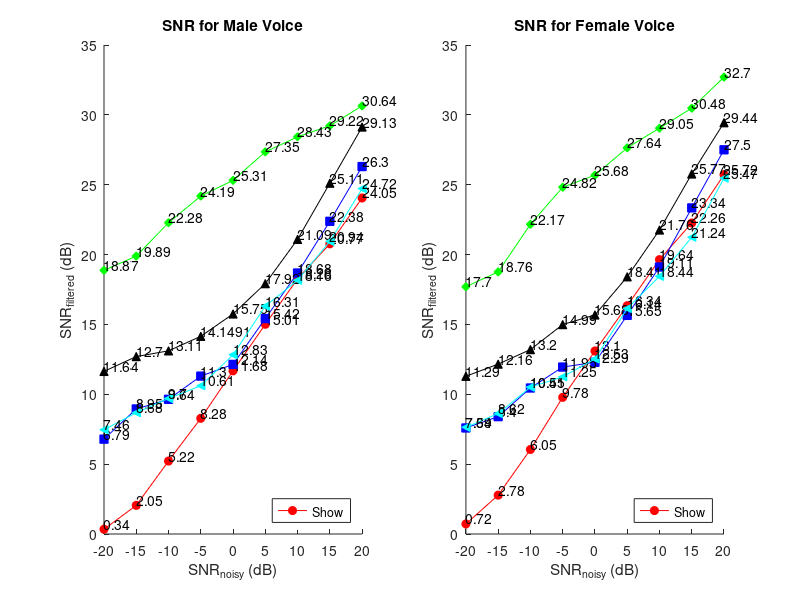

Source code (MATLAB):
db = [-20 : 5 : 20];
% To get below SNR result, please see readme.txt
dbMale = [...
0.34 2.05 5.22 8.28 11.68 15.01 18.26 20.77 24.05; % AWGN
6.79 8.95 9.64 11.30 12.14 15.42 18.68 22.38 26.30; % 'factory1'
11.64 12.70 13.11 14.1491 15.75 17.92 21.09 25.11 29.13; % 'factory2'
18.87 19.89 22.28 24.19 25.31 27.35 28.43 29.22 30.64; % volvo
7.46 8.68 9.70 10.61 12.83 16.31 18.16 20.94 24.72]; % 'Brickcom_CB-102Ap_G711.wav'

dbFemale = [...
0.72 2.78 6.05 9.78 13.10 16.34 19.64 22.26 25.72;
7.59 8.40 10.45 11.95 12.29 15.65 19.11 23.34 27.50;
11.29 12.16 13.20 14.99 15.68 18.41 21.76 25.77 29.44;
17.70 18.76 22.17 24.82 25.68 27.64 29.05 30.48 32.70;
7.64 8.62 10.51 11.25 12.53 16.14 18.44 21.24 25.47];

figure
marker = ['o'; 's'; '^'; 'd'; '<'];
colour = ['r'; 'b'; 'k'; 'g'; 'c'];
titleStr = {'Male'; 'Female'};
dbSNR = [];
dbSNR{1} = dbMale;
dbSNR{2} = dbFemale;
noiseName = {'AWGN';
	'Factory1 Noise';
	'Factory2 Noise';
	'Volvo Noise';
	'Server Room Noise';};

for jj = 1 : 2
	subplot(1, 2, jj)
	hold on
	for ii = 1 : size(dbSNR{jj}, 1)
		plot(db, dbSNR{jj}(ii, :), 'Marker', marker(ii), ...
			'Color', colour(ii), ...
			'MarkerFaceColor', colour(ii), ...
			'DisplayName', noiseName{ii})
		for kk = 1 : size(dbSNR{jj}, 2)
			text(db(kk), dbSNR{jj}(ii, kk), ...
				num2str(dbSNR{jj}(ii, kk)), ...
				'HorizontalAlignment','left', ...
				'VerticalAlignment','bottom');
		end
	end
	ylabel('SNR_{filtered} (dB)')
	xlabel('SNR_{noisy} (dB)')
	set(gca, 'XTick', db)
	xlim([db(1) db(end)])
	ylim([0 35])
	title(['SNR for ' titleStr{jj} ' Voice'])
	legend('Show', 'Location', 'southeast')
end
